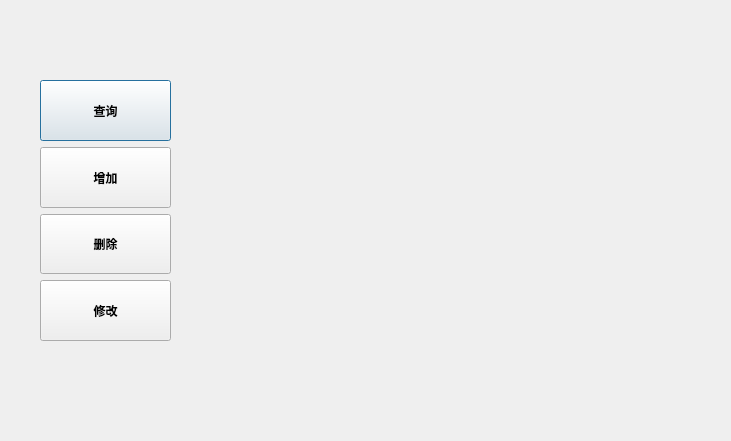
<?xml version="1.0" encoding="UTF-8"?>
<ui version="4.0">
 <class>Management</class>
 <widget class="QDialog" name="Management">
  <property name="geometry">
   <rect>
    <x>0</x>
    <y>0</y>
    <width>731</width>
    <height>441</height>
   </rect>
  </property>
  <property name="windowTitle">
   <string>Dialog</string>
  </property>
  <widget class="QWidget" name="layoutWidget">
   <property name="geometry">
    <rect>
     <x>40</x>
     <y>80</y>
     <width>131</width>
     <height>261</height>
    </rect>
   </property>
   <property name="sizePolicy">
    <sizepolicy hsizetype="Preferred" vsizetype="Preferred">
     <horstretch>0</horstretch>
     <verstretch>0</verstretch>
    </sizepolicy>
   </property>
   <layout class="QVBoxLayout" name="verticalLayout">
    <item>
     <widget class="QPushButton" name="serch_btn">
      <property name="sizePolicy">
       <sizepolicy hsizetype="Minimum" vsizetype="Preferred">
        <horstretch>0</horstretch>
        <verstretch>0</verstretch>
       </sizepolicy>
      </property>
      <property name="font">
       <font>
        <weight>75</weight>
        <bold>true</bold>
       </font>
      </property>
      <property name="styleSheet">
       <string notr="true">background-image: url(:/image/btn7.png);</string>
      </property>
      <property name="text">
       <string>查询</string>
      </property>
     </widget>
    </item>
    <item>
     <widget class="QPushButton" name="add_btn">
      <property name="sizePolicy">
       <sizepolicy hsizetype="Minimum" vsizetype="Preferred">
        <horstretch>0</horstretch>
        <verstretch>0</verstretch>
       </sizepolicy>
      </property>
      <property name="font">
       <font>
        <weight>75</weight>
        <bold>true</bold>
       </font>
      </property>
      <property name="styleSheet">
       <string notr="true">background-image: url(:/image/btn7.png);</string>
      </property>
      <property name="text">
       <string>增加</string>
      </property>
     </widget>
    </item>
    <item>
     <widget class="QPushButton" name="del_btn">
      <property name="sizePolicy">
       <sizepolicy hsizetype="Minimum" vsizetype="Preferred">
        <horstretch>0</horstretch>
        <verstretch>0</verstretch>
       </sizepolicy>
      </property>
      <property name="font">
       <font>
        <weight>75</weight>
        <bold>true</bold>
       </font>
      </property>
      <property name="styleSheet">
       <string notr="true">background-image: url(:/image/btn7.png);</string>
      </property>
      <property name="text">
       <string>删除</string>
      </property>
     </widget>
    </item>
    <item>
     <widget class="QPushButton" name="chag_btn">
      <property name="sizePolicy">
       <sizepolicy hsizetype="Minimum" vsizetype="Preferred">
        <horstretch>0</horstretch>
        <verstretch>0</verstretch>
       </sizepolicy>
      </property>
      <property name="font">
       <font>
        <weight>75</weight>
        <bold>true</bold>
       </font>
      </property>
      <property name="styleSheet">
       <string notr="true">background-image: url(:/image/btn7.png);</string>
      </property>
      <property name="text">
       <string>修改</string>
      </property>
     </widget>
    </item>
   </layout>
  </widget>
 </widget>
 <resources/>
 <connections/>
</ui>
